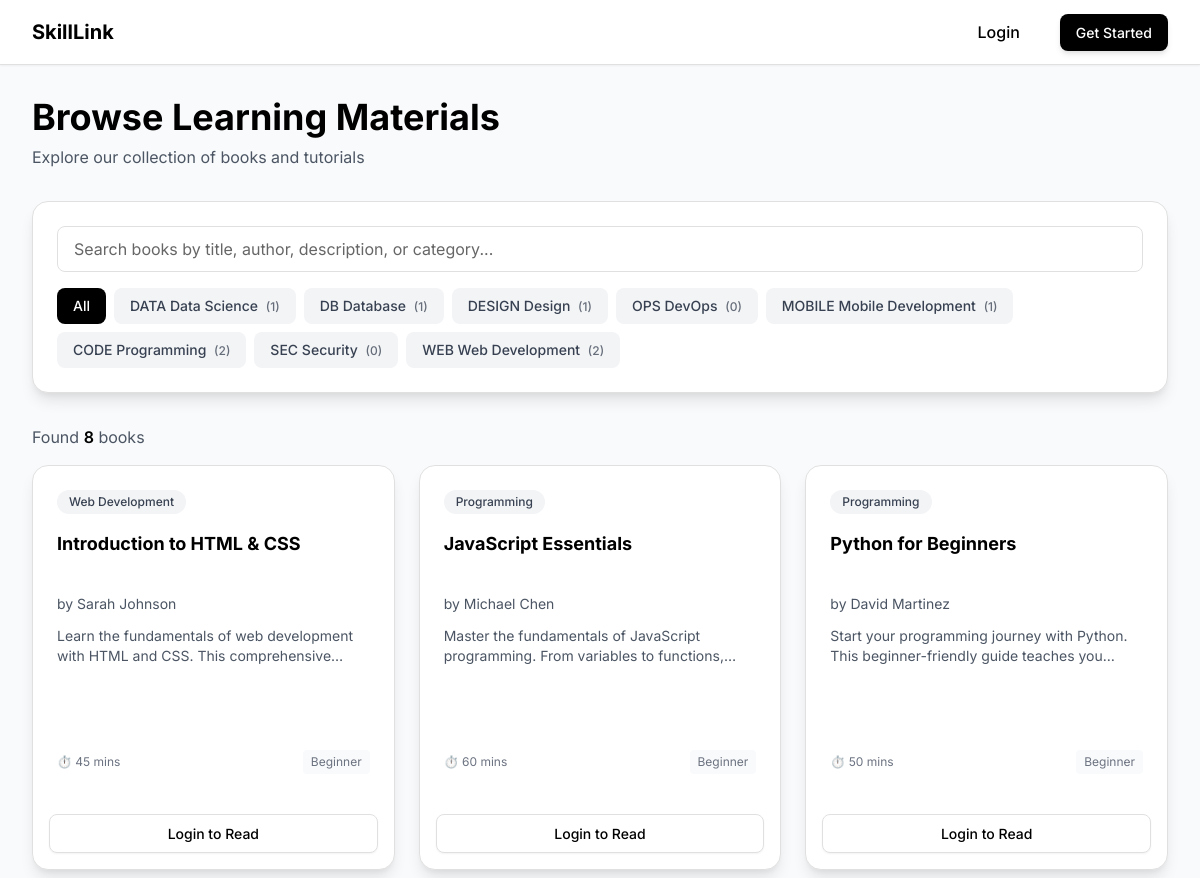
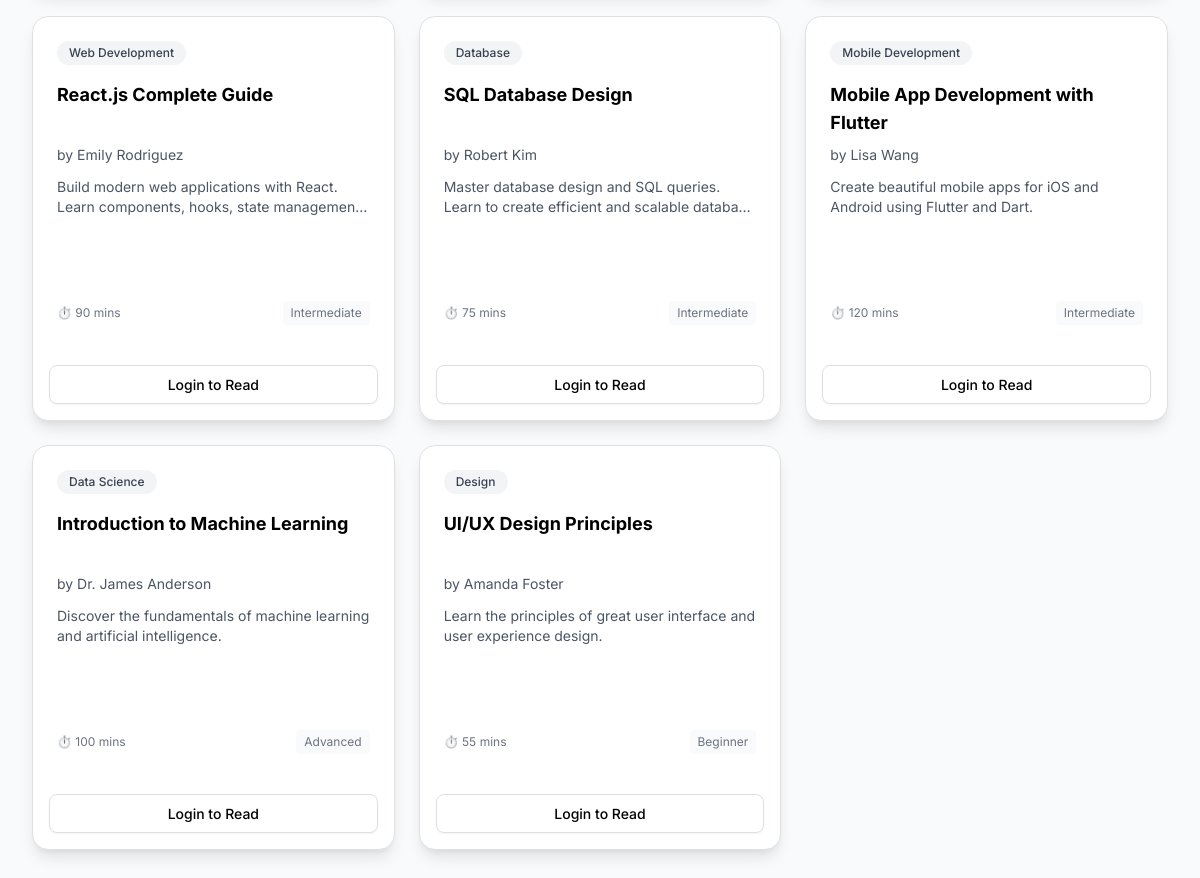
The page /books.php on the database its author committed (2 pictures, top to bottom).
### tables this page shows
CREATE TABLE IF NOT EXISTS categories (
    id INT AUTO_INCREMENT PRIMARY KEY,
    name VARCHAR(100) NOT NULL UNIQUE,
    slug VARCHAR(100) NOT NULL UNIQUE,
    description TEXT,
    icon VARCHAR(50) DEFAULT 'book',
    created_at TIMESTAMP DEFAULT CURRENT_TIMESTAMP,
    INDEX idx_slug (slug)
);

CREATE TABLE IF NOT EXISTS books (
    id INT AUTO_INCREMENT PRIMARY KEY,
    title VARCHAR(255) NOT NULL,
    description TEXT,
    content LONGTEXT,
    author VARCHAR(100),
    category_id INT,
    cover_image VARCHAR(255) DEFAULT 'default-book.jpg',
    difficulty_level ENUM('beginner', 'intermediate', 'advanced') DEFAULT 'beginner',
    estimated_duration INT DEFAULT 30 COMMENT 'Estimated reading time in minutes',
    is_featured BOOLEAN DEFAULT FALSE,
    views_count INT DEFAULT 0,
    created_at TIMESTAMP DEFAULT CURRENT_TIMESTAMP,
    updated_at TIMESTAMP DEFAULT CURRENT_TIMESTAMP ON UPDATE CURRENT_TIMESTAMP,
    FOREIGN KEY (category_id) REFERENCES categories(id) ON DELETE SET NULL,
    INDEX idx_category (category_id),
    INDEX idx_difficulty (difficulty_level),
    INDEX idx_featured (is_featured),
    INDEX idx_created (created_at)
);

### src/controllers/BookController.php (called while the page is built, shortened)
<?php
require_once __DIR__ . '/../models/Book.php';
require_once __DIR__ . '/../models/Category.php';
class BookController
{
    private $bookModel;
    private $categoryModel;
    public function __construct($pdo) {
        $this->bookModel = new Book($pdo);
        $this->categoryModel = new Category($pdo);
    }
    public function getAllBooks($categoryId = null, $limit = null, $offset = 0) {
        return $this->bookModel->getAll($limit, $offset);
    }
    public function getCategories() {
        return $this->categoryModel->getBooksCount();
    }
}

### src/models/Category.php (called while the page is built, shortened)
<?php
class Category
{
    private $pdo;
    public function __construct($pdo) {
        $this->pdo = $pdo;
    }
    public function getBooksCount($categoryId = null) {
        if ($categoryId) {
            $sql = "SELECT COUNT(*) as count FROM books WHERE category_id = :category_id";
            $stmt = $this->pdo->prepare($sql);
            $stmt->execute([':category_id' => $categoryId]);
            $result = $stmt->fetch();
            return $result['count'];
        } else {
            $sql = "SELECT c.id, c.name, c.slug, c.icon, COUNT(b.id) as books_count
                    FROM categories c
                    LEFT JOIN books b ON c.id = b.category_id
                    GROUP BY c.id
                    ORDER BY c.name ASC";
            $stmt = $this->pdo->query($sql);
            return $stmt->fetchAll();
        }
    }
}

### src/models/Book.php (called while the page is built, shortened)
<?php
class Book
{
    private $pdo;
    public function __construct($pdo) {
        $this->pdo = $pdo;
    }
    public function getAll($limit = null, $offset = 0) {
        $sql = "SELECT b.*, c.name as category_name, c.slug as category_slug
                FROM books b
                LEFT JOIN categories c ON b.category_id = c.id
                ORDER BY b.created_at DESC";
        $stmt = $this->pdo->prepare($sql);
        $stmt->execute();
        return $stmt->fetchAll();
    }
}

### src/includes/components/book-card-grid.php (the view, shortened to what this page needs)
<?php
$hasProgress = isset($userProgressMap[$book['id']]);
$progress = $hasProgress ? $userProgressMap[$book['id']] : null;
?>
<div class="card card-hover book-card animate-slide-up view-transition"
     data-book-id="<?php echo $book['id']; ?>"
     data-category-id="<?php echo $book['category_id'] ?? ''; ?>"
     data-title="<?php echo htmlspecialchars($book['title']); ?>"
     data-author="<?php echo htmlspecialchars($book['author'] ?? ''); ?>"
     data-description="<?php echo htmlspecialchars($book['description']); ?>"
     data-category="<?php echo htmlspecialchars($book['category_name'] ?? ''); ?>"
     style="animation-delay: <?php echo 200 + ($index * 50); ?>ms;">
    <div class="p-6 relative">
        <div class="mb-3 flex items-start justify-between gap-2" style="min-height: 28px;">
            <div class="flex flex-wrap items-center gap-2">
                <?php if (!empty($book['category_name'])): ?>
                    <span class="book-category inline-block px-3 py-1 bg-gray-100 text-gray-700 text-xs font-medium rounded-full">
                        <?php echo htmlspecialchars($book['category_name']); ?>
                    </span>
                <?php endif; ?>
            </div>
        </div>
        <h3 class="book-title text-lg font-bold text-black mb-2 line-clamp-2" style="min-height: 3.5rem;">
            <?php echo htmlspecialchars($book['title']); ?>
        </h3>
        <div class="mb-3" style="min-height: 20px;">
            <?php if (!empty($book['author'])): ?>
                <p class="text-sm text-gray-600">
                    by <span class="book-author"><?php echo htmlspecialchars($book['author']); ?></span>
                </p>
            <?php endif; ?>
        </div>
        <p class="book-description text-gray-600 text-sm mb-4 line-clamp-2" style="min-height: 2.5rem;">
            <?php echo htmlspecialchars($book['description']); ?>
        </p>
        <?php if ($hasProgress && $progress['progress_percentage'] > 0): ?>
            <div class="mb-4">
                <div class="flex justify-between text-sm mb-1">
                    <span class="text-gray-600">Progress</span>
                    <span class="font-semibold text-black">
                        <?php echo round($progress['progress_percentage']); ?>%
                    </span>
                </div>
                <div class="w-full bg-gray-200 rounded-full h-2">
                    <div class="bg-black h-2 rounded-full transition-all"
                         style="width: <?php echo $progress['progress_percentage']; ?>%">
                    </div>
                </div>
            </div>
        <?php else: ?>
            <div class="mb-4" style="min-height: 52px;"></div>
        <?php endif; ?>
        <div class="flex items-center justify-between text-xs text-gray-500">
            <span class="flex items-center gap-1">
                ⏱️ <?php echo $book['estimated_duration']; ?> mins
            </span>
            <span class="book-difficulty capitalize px-2 py-1 bg-gray-50 rounded">
                <?php echo htmlspecialchars($book['difficulty_level']); ?>
            </span>
        </div>
    </div>
    <div class="p-4">
        <?php if ($userId): ?>
            <?php if ($hasProgress): ?>
                <a href="book.php?id=<?php echo $book['id']; ?>"
                   class="btn btn-primary btn-sm w-full">
                    Read
                </a>
            <?php else: ?>
                <a href="start-book.php?id=<?php echo $book['id']; ?>"
                   class="btn btn-primary btn-sm w-full">
                    Learn
                </a>
            <?php endif; ?>
        <?php else: ?>
            <a href="login.php"
               class="btn btn-secondary btn-sm w-full">
                Login to Read
            </a>
        <?php endif; ?>
    </div>
</div>

### public/books.php (shortened to what this page needs)
<?php
require_once '../src/config/database.php';
require_once '../src/controllers/BookController.php';
require_once '../src/controllers/BookmarkController.php';
$bookController = new BookController($pdo);
$userId = isset($_SESSION['user_id']) ? $_SESSION['user_id'] : null;
$categoryId = isset($_GET['category']) ? intval($_GET['category']) : null;
$books = $bookController->getAllBooks($categoryId);
$categories = $bookController->getCategories();
$userProgressMap = [];
require_once '../src/includes/header.php';
?>
<link rel="stylesheet" href="assets/css/library.css">
<div class="min-h-screen bg-gray-50 py-8">
    <div class="container-custom">
        <div class="mb-8 animate-fade-in">
            <h1 class="text-4xl font-bold text-black mb-2">Browse Learning Materials</h1>
            <p class="text-gray-600">Explore our collection of books and tutorials</p>
        </div>
        <div class="mb-8 animate-slide-up" style="animation-delay: 100ms;">
            <div class="card p-6">
                <div class="space-y-4">
                    <div class="flex flex-col sm:flex-row gap-3">
                        <div class="relative flex-1 min-w-0">
                            <input
                                type="text"
                                id="searchInput"
                                placeholder="Search books by title, author, description, or category..."
                                class="form-input w-full"
                                autocomplete="off"
                            >
                        </div>
                    </div>
                    <div class="flex flex-wrap gap-2">
                        <button
                            data-category="all"
                            class="category-filter px-3 py-1.5 md:px-4 md:py-2 rounded-lg text-xs md:text-sm font-medium transition-colors whitespace-nowrap <?php echo !$categoryId ? 'bg-black text-white' : 'bg-gray-100 text-gray-700 hover:bg-gray-200'; ?>">
                            All
                        </button>
                        <?php foreach ($categories as $category): ?>
                            <button
                                data-category="<?php echo $category['id']; ?>"
                                class="category-filter px-3 py-1.5 md:px-4 md:py-2 rounded-lg text-xs md:text-sm font-medium transition-colors whitespace-nowrap <?php echo $categoryId == $category['id'] ? 'bg-black text-white' : 'bg-gray-100 text-gray-700 hover:bg-gray-200'; ?>">
                                <span class="hidden sm:inline"><?php echo htmlspecialchars($category['icon']); ?> </span><?php echo htmlspecialchars($category['name']); ?>
                                <span class="ml-1 text-xs opacity-75">(<?php echo $category['books_count']; ?>)</span>
                            </button>
                        <?php endforeach; ?>
                    </div>
                </div>
            </div>
        </div>
        <div id="resultsCount" class="mb-4 animate-fade-in" style="animation-delay: 150ms;">
            <p class="text-gray-600">
                Found <span id="bookCount" class="font-semibold text-black"><?php echo count($books); ?></span>
                <span id="bookLabel"><?php echo count($books) === 1 ? 'book' : 'books'; ?></span>
            </p>
        </div>
        <div id="booksGrid" class="library-grid-container">
            <?php foreach ($books as $index => $book): ?>
                <?php require '../src/includes/components/book-card-grid.php'; ?>
            <?php endforeach; ?>
        </div>
    </div>
</div>
<?php require_once '../src/includes/footer.php'; ?>

### rows shown on the page
categories: icon "DATA", name "Data Science", books_count "1"
categories: icon "DB", name "Database", books_count "1"
categories: icon "DESIGN", name "Design", books_count "1"
categories: icon "OPS", name "DevOps", books_count "0"
categories: icon "MOBILE", name "Mobile Development", books_count "1"
categories: icon "CODE", name "Programming", books_count "2"
categories: icon "SEC", name "Security", books_count "0"
categories: icon "WEB", name "Web Development", books_count "2"
books: category.name "Web Development", title "Introduction to HTML & CSS", author "Sarah Johnson", description "Learn the fundamentals of web development with HTML and CSS. This…", estimated_duration "45", difficulty_level "Beginner"
books: category.name "Programming", title "JavaScript Essentials", author "Michael Chen", description "Master the fundamentals of JavaScript programming. From variables to…", estimated_duration "60", difficulty_level "Beginner"
books: category.name "Programming", title "Python for Beginners", author "David Martinez", description "Start your programming journey with Python. This beginner-friendly guide teaches…", estimated_duration "50", difficulty_level "Beginner"
books: category.name "Web Development", title "React.js Complete Guide", author "Emily Rodriguez", description "Build modern web applications with React. Learn components, hooks, state…", estimated_duration "90", difficulty_level "Intermediate"
books: category.name "Database", title "SQL Database Design", author "Robert Kim", description "Master database design and SQL queries. Learn to create efficient and scalable…", estimated_duration "75", difficulty_level "Intermediate"
books: category.name "Mobile Development", title "Mobile App Development with Flutter", author "Lisa Wang", description "Create beautiful mobile apps for iOS and Android using Flutter and Dart.", estimated_duration "120", difficulty_level "Intermediate"
books: category.name "Data Science", title "Introduction to Machine Learning", author "Dr. James Anderson", description "Discover the fundamentals of machine learning and artificial intelligence.", estimated_duration "100", difficulty_level "Advanced"
books: category.name "Design", title "UI/UX Design Principles", author "Amanda Foster", description "Learn the principles of great user interface and user experience design.", estimated_duration "55", difficulty_level "Beginner"

### other values the page prints
count($books) "8"
